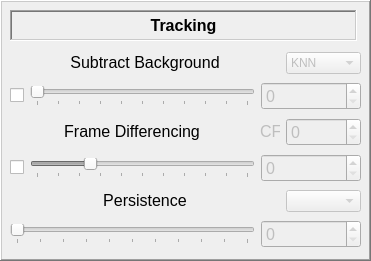
     <widget class="QFrame" name="frame_3">
      <property name="geometry">
       <rect>
        <x>700</x>
        <y>310</y>
        <width>371</width>
        <height>261</height>
       </rect>
      </property>
      <property name="frameShape">
       <enum>QFrame::Shape::WinPanel</enum>
      </property>
      <property name="frameShadow">
       <enum>QFrame::Shadow::Raised</enum>
      </property>
      <property name="lineWidth">
       <number>8</number>
      </property>
      <widget class="QFrame" name="frame_5">
       <property name="geometry">
        <rect>
         <x>10</x>
         <y>10</y>
         <width>347</width>
         <height>31</height>
        </rect>
       </property>
       <property name="sizePolicy">
        <sizepolicy hsizetype="Fixed" vsizetype="Fixed">
         <horstretch>0</horstretch>
         <verstretch>0</verstretch>
        </sizepolicy>
       </property>
       <property name="frameShape">
        <enum>QFrame::Shape::WinPanel</enum>
       </property>
       <property name="frameShadow">
        <enum>QFrame::Shadow::Sunken</enum>
       </property>
       <widget class="QLabel" name="trackingTitle">
        <property name="geometry">
         <rect>
          <x>0</x>
          <y>0</y>
          <width>347</width>
          <height>31</height>
         </rect>
        </property>
        <property name="sizePolicy">
         <sizepolicy hsizetype="Fixed" vsizetype="Fixed">
          <horstretch>0</horstretch>
          <verstretch>0</verstretch>
         </sizepolicy>
        </property>
        <property name="font">
         <font>
          <pointsize>12</pointsize>
          <bold>true</bold>
          <underline>false</underline>
         </font>
        </property>
        <property name="layoutDirection">
         <enum>Qt::LayoutDirection::LeftToRight</enum>
        </property>
        <property name="frameShape">
         <enum>QFrame::Shape::NoFrame</enum>
        </property>
        <property name="frameShadow">
         <enum>QFrame::Shadow::Raised</enum>
        </property>
        <property name="text">
         <string>Tracking</string>
        </property>
        <property name="textFormat">
         <enum>Qt::TextFormat::RichText</enum>
        </property>
        <property name="alignment">
         <set>Qt::AlignmentFlag::AlignCenter</set>
        </property>
       </widget>
      </widget>
      <widget class="QWidget" name="verticalLayoutWidget_3">
       <property name="geometry">
        <rect>
         <x>10</x>
         <y>50</y>
         <width>351</width>
         <height>201</height>
        </rect>
       </property>
       <layout class="QVBoxLayout" name="verticalLayout_5" stretch="0,0,0,0,0,0">
        <item>
         <layout class="QHBoxLayout" name="horizontalLayout_7">
          <item>
           <widget class="QLabel" name="threshold_2">
            <property name="font">
             <font>
              <pointsize>12</pointsize>
             </font>
            </property>
            <property name="frameShape">
             <enum>QFrame::Shape::NoFrame</enum>
            </property>
            <property name="frameShadow">
             <enum>QFrame::Shadow::Raised</enum>
            </property>
            <property name="text">
             <string>Subtract Background</string>
            </property>
            <property name="textFormat">
             <enum>Qt::TextFormat::RichText</enum>
            </property>
            <property name="alignment">
             <set>Qt::AlignmentFlag::AlignCenter</set>
            </property>
           </widget>
          </item>
          <item>
           <widget class="QComboBox" name="subBackMethod">
            <property name="enabled">
             <bool>false</bool>
            </property>
            <property name="maximumSize">
             <size>
              <width>75</width>
              <height>16777215</height>
             </size>
            </property>
            <item>
             <property name="text">
              <string>KNN</string>
             </property>
            </item>
            <item>
             <property name="text">
              <string>MOG2</string>
             </property>
            </item>
           </widget>
          </item>
         </layout>
        </item>
        <item>
         <layout class="QVBoxLayout" name="verticalLayout_6">
          <property name="topMargin">
           <number>0</number>
          </property>
          <item>
           <layout class="QHBoxLayout" name="horizontalLayout_4">
            <item>
             <widget class="QCheckBox" name="subBackToggle">
              <property name="font">
               <font>
                <pointsize>12</pointsize>
               </font>
              </property>
              <property name="text">
               <string/>
              </property>
             </widget>
            </item>
            <item>
             <widget class="QSlider" name="subBackSlider">
              <property name="enabled">
               <bool>false</bool>
              </property>
              <property name="maximum">
               <number>100</number>
              </property>
              <property name="orientation">
               <enum>Qt::Orientation::Horizontal</enum>
              </property>
              <property name="invertedAppearance">
               <bool>false</bool>
              </property>
              <property name="invertedControls">
               <bool>false</bool>
              </property>
              <property name="tickPosition">
               <enum>QSlider::TickPosition::TicksBelow</enum>
              </property>
              <property name="tickInterval">
               <number>10</number>
              </property>
             </widget>
            </item>
            <item>
             <widget class="QSpinBox" name="subBackValue">
              <property name="enabled">
               <bool>false</bool>
              </property>
              <property name="minimumSize">
               <size>
                <width>100</width>
                <height>0</height>
               </size>
              </property>
              <property name="font">
               <font>
                <pointsize>12</pointsize>
               </font>
              </property>
              <property name="maximum">
               <number>100</number>
              </property>
             </widget>
            </item>
           </layout>
          </item>
         </layout>
        </item>
        <item>
         <layout class="QHBoxLayout" name="horizontalLayout_8">
          <item>
           <widget class="QLabel" name="threshold_3">
            <property name="font">
             <font>
              <pointsize>12</pointsize>
             </font>
            </property>
            <property name="frameShape">
             <enum>QFrame::Shape::NoFrame</enum>
            </property>
            <property name="frameShadow">
             <enum>QFrame::Shadow::Raised</enum>
            </property>
            <property name="text">
             <string>Frame Differencing</string>
            </property>
            <property name="textFormat">
             <enum>Qt::TextFormat::RichText</enum>
            </property>
            <property name="alignment">
             <set>Qt::AlignmentFlag::AlignCenter</set>
            </property>
           </widget>
          </item>
          <item>
           <widget class="QLabel" name="cf">
            <property name="enabled">
             <bool>false</bool>
            </property>
            <property name="maximumSize">
             <size>
              <width>20</width>
              <height>16777215</height>
             </size>
            </property>
            <property name="font">
             <font>
              <pointsize>12</pointsize>
             </font>
            </property>
            <property name="frameShape">
             <enum>QFrame::Shape::NoFrame</enum>
            </property>
            <property name="frameShadow">
             <enum>QFrame::Shadow::Raised</enum>
            </property>
            <property name="text">
             <string>CF</string>
            </property>
            <property name="textFormat">
             <enum>Qt::TextFormat::RichText</enum>
            </property>
            <property name="alignment">
             <set>Qt::AlignmentFlag::AlignRight|Qt::AlignmentFlag::AlignTrailing|Qt::AlignmentFlag::AlignVCenter</set>
            </property>
           </widget>
          </item>
          <item>
           <widget class="QSpinBox" name="consecutiveFramesValue">
            <property name="enabled">
             <bool>false</bool>
            </property>
            <property name="minimumSize">
             <size>
              <width>75</width>
              <height>0</height>
             </size>
            </property>
            <property name="maximumSize">
             <size>
              <width>75</width>
              <height>16777215</height>
             </size>
            </property>
            <property name="font">
             <font>
              <pointsize>12</pointsize>
             </font>
            </property>
            <property name="minimum">
             <number>0</number>
            </property>
            <property name="maximum">
             <number>100</number>
            </property>
           </widget>
          </item>
         </layout>
        </item>
        <item>
         <layout class="QVBoxLayout" name="verticalLayout_7">
          <item>
           <layout class="QHBoxLayout" name="horizontalLayout_5">
            <item>
             <widget class="QCheckBox" name="frameDiffToggle">
              <property name="font">
               <font>
                <pointsize>12</pointsize>
               </font>
              </property>
              <property name="text">
               <string/>
              </property>
             </widget>
            </item>
            <item>
             <widget class="QSlider" name="frameDiffSlider">
              <property name="enabled">
               <bool>false</bool>
              </property>
              <property name="minimum">
               <number>0</number>
              </property>
              <property name="maximum">
               <number>100</number>
              </property>
              <property name="value">
               <number>25</number>
              </property>
              <property name="orientation">
               <enum>Qt::Orientation::Horizontal</enum>
              </property>
              <property name="invertedAppearance">
               <bool>false</bool>
              </property>
              <property name="invertedControls">
               <bool>false</bool>
              </property>
              <property name="tickPosition">
               <enum>QSlider::TickPosition::TicksBelow</enum>
              </property>
              <property name="tickInterval">
               <number>10</number>
              </property>
             </widget>
            </item>
            <item>
             <widget class="QSpinBox" name="frameDiffValue">
              <property name="enabled">
               <bool>false</bool>
              </property>
              <property name="minimumSize">
               <size>
                <width>100</width>
                <height>0</height>
               </size>
              </property>
              <property name="font">
               <font>
                <pointsize>12</pointsize>
               </font>
              </property>
              <property name="minimum">
               <number>0</number>
              </property>
              <property name="maximum">
               <number>100</number>
              </property>
             </widget>
            </item>
           </layout>
          </item>
         </layout>
        </item>
        <item>
         <layout class="QHBoxLayout" name="horizontalLayout_9">
          <item>
           <widget class="QLabel" name="threshold_4">
            <property name="font">
             <font>
              <pointsize>12</pointsize>
             </font>
            </property>
            <property name="frameShape">
             <enum>QFrame::Shape::NoFrame</enum>
            </property>
            <property name="frameShadow">
             <enum>QFrame::Shadow::Raised</enum>
            </property>
            <property name="text">
             <string>Persistence</string>
            </property>
            <property name="textFormat">
             <enum>Qt::TextFormat::RichText</enum>
            </property>
            <property name="alignment">
             <set>Qt::AlignmentFlag::AlignCenter</set>
            </property>
           </widget>
          </item>
          <item>
           <widget class="QComboBox" name="contDetMethod">
            <property name="enabled">
             <bool>false</bool>
            </property>
            <property name="maximumSize">
             <size>
              <width>75</width>
              <height>16777215</height>
             </size>
            </property>
           </widget>
          </item>
         </layout>
        </item>
        <item>
         <layout class="QVBoxLayout" name="verticalLayout_8">
          <item>
           <layout class="QHBoxLayout" name="horizontalLayout_6">
            <item>
             <widget class="QSlider" name="contDetectSlider">
              <property name="enabled">
               <bool>false</bool>
              </property>
              <property name="font">
               <font>
                <pointsize>12</pointsize>
               </font>
              </property>
              <property name="maximum">
               <number>100</number>
              </property>
              <property name="orientation">
               <enum>Qt::Orientation::Horizontal</enum>
              </property>
              <property name="invertedAppearance">
               <bool>false</bool>
              </property>
              <property name="invertedControls">
               <bool>false</bool>
              </property>
              <property name="tickPosition">
               <enum>QSlider::TickPosition::TicksBelow</enum>
              </property>
              <property name="tickInterval">
               <number>10</number>
              </property>
             </widget>
            </item>
            <item>
             <widget class="QSpinBox" name="contDetectValue">
              <property name="enabled">
               <bool>false</bool>
              </property>
              <property name="minimumSize">
               <size>
                <width>100</width>
                <height>0</height>
               </size>
              </property>
              <property name="font">
               <font>
                <pointsize>12</pointsize>
               </font>
              </property>
              <property name="maximum">
               <number>100</number>
              </property>
             </widget>
            </item>
           </layout>
          </item>
         </layout>
        </item>
       </layout>
      </widget>
     </widget>
